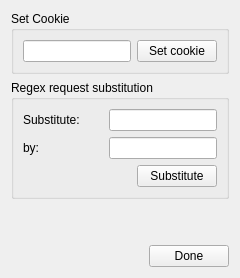
          <widget class="QWidget" name="page_2" >
           <layout class="QVBoxLayout" >
            <item>
             <widget class="QGroupBox" name="groupBox_2" >
              <property name="toolTip" >
               <string>&lt;html>&lt;head>&lt;meta name="qrichtext" content="1" />&lt;style type="text/css">
p, li { white-space: pre-wrap; }
&lt;/style>&lt;/head>&lt;body style=" font-family:'Lucida Grande'; font-size:13pt; font-weight:400; font-style:normal; text-decoration:none;">
&lt;p style=" margin-top:0px; margin-bottom:0px; margin-left:0px; margin-right:0px; -qt-block-indent:0; text-indent:0px;">This action, sets a new cookie for the &lt;/p>
&lt;p style=" margin-top:0px; margin-bottom:0px; margin-left:0px; margin-right:0px; -qt-block-indent:0; text-indent:0px;">visible requests in the requests table.&lt;/p>&lt;/body>&lt;/html></string>
              </property>
              <property name="title" >
               <string>Set Cookie</string>
              </property>
              <layout class="QHBoxLayout" >
               <item>
                <widget class="QLineEdit" name="cookieEdit" >
                 <property name="sizePolicy" >
                  <sizepolicy vsizetype="Fixed" hsizetype="Fixed" >
                   <horstretch>0</horstretch>
                   <verstretch>0</verstretch>
                  </sizepolicy>
                 </property>
                </widget>
               </item>
               <item>
                <widget class="QPushButton" name="setCookieButton" >
                 <property name="sizePolicy" >
                  <sizepolicy vsizetype="Fixed" hsizetype="Fixed" >
                   <horstretch>0</horstretch>
                   <verstretch>0</verstretch>
                  </sizepolicy>
                 </property>
                 <property name="text" >
                  <string>Set cookie</string>
                 </property>
                </widget>
               </item>
              </layout>
             </widget>
            </item>
            <item>
             <widget class="QGroupBox" name="groupBox_3" >
              <property name="title" >
               <string>Regex request substitution</string>
              </property>
              <layout class="QVBoxLayout" >
               <item>
                <layout class="QHBoxLayout" >
                 <item>
                  <widget class="QLabel" name="label_4" >
                   <property name="text" >
                    <string>Substitute:</string>
                   </property>
                  </widget>
                 </item>
                 <item>
                  <widget class="QLineEdit" name="substSrcEdit" >
                   <property name="sizePolicy" >
                    <sizepolicy vsizetype="Fixed" hsizetype="Fixed" >
                     <horstretch>0</horstretch>
                     <verstretch>0</verstretch>
                    </sizepolicy>
                   </property>
                  </widget>
                 </item>
                </layout>
               </item>
               <item>
                <layout class="QHBoxLayout" >
                 <item>
                  <widget class="QLabel" name="label_5" >
                   <property name="text" >
                    <string>by:</string>
                   </property>
                  </widget>
                 </item>
                 <item>
                  <widget class="QLineEdit" name="substDstEdit" >
                   <property name="sizePolicy" >
                    <sizepolicy vsizetype="Fixed" hsizetype="Fixed" >
                     <horstretch>0</horstretch>
                     <verstretch>0</verstretch>
                    </sizepolicy>
                   </property>
                  </widget>
                 </item>
                </layout>
               </item>
               <item>
                <layout class="QHBoxLayout" >
                 <item>
                  <spacer>
                   <property name="orientation" >
                    <enum>Qt::Horizontal</enum>
                   </property>
                   <property name="sizeHint" stdset="0" >
                    <size>
                     <width>40</width>
                     <height>20</height>
                    </size>
                   </property>
                  </spacer>
                 </item>
                 <item>
                  <widget class="QPushButton" name="substButton" >
                   <property name="text" >
                    <string>Substitute</string>
                   </property>
                  </widget>
                 </item>
                </layout>
               </item>
              </layout>
             </widget>
            </item>
            <item>
             <spacer>
              <property name="orientation" >
               <enum>Qt::Vertical</enum>
              </property>
              <property name="sizeHint" stdset="0" >
               <size>
                <width>20</width>
                <height>40</height>
               </size>
              </property>
             </spacer>
            </item>
            <item>
             <layout class="QHBoxLayout" >
              <item>
               <spacer>
                <property name="orientation" >
                 <enum>Qt::Horizontal</enum>
                </property>
                <property name="sizeHint" stdset="0" >
                 <size>
                  <width>40</width>
                  <height>20</height>
                 </size>
                </property>
               </spacer>
              </item>
              <item>
               <widget class="QPushButton" name="doneButton" >
                <property name="text" >
                 <string>Done</string>
                </property>
               </widget>
              </item>
             </layout>
            </item>
           </layout>
          </widget>
